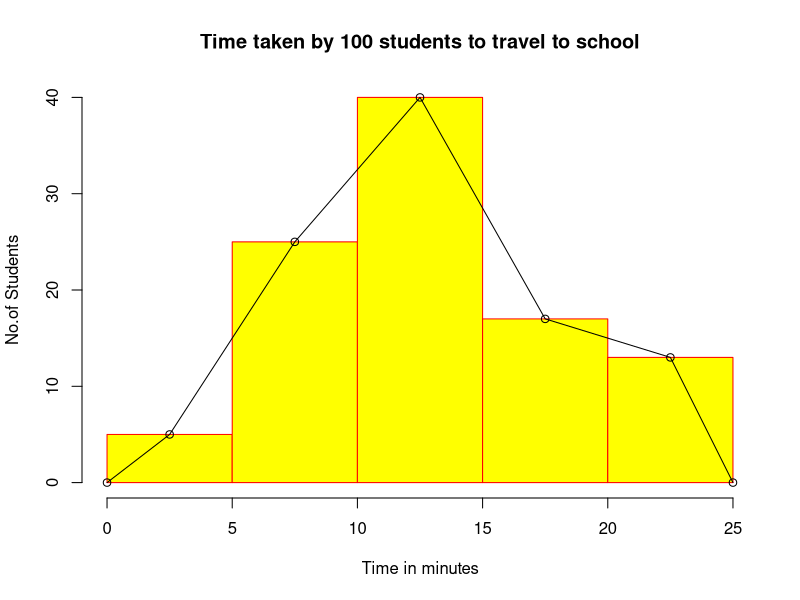
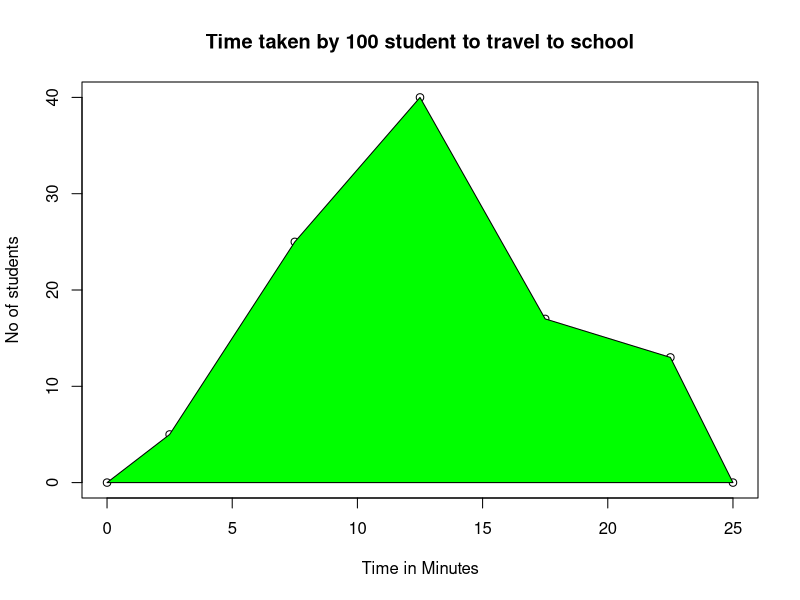

These charts were generated, in order, by the following R code:
cat("\014")
set.seed(1)

x<-c((runif(5,0,5)),(runif(25,5,10)),(runif(40,10,15)),(runif(17,15,20)),(runif(13,20,25)))
print(x)
res<-hist(x,
          main="Time taken by 100 students to travel to school",
          xlab="Time in minutes",
          ylab="No.of Students",
          col="yellow",
          border="red")

print(res)
x.axis=c(min(res$breaks),res$mids,max(res$breaks))
y.axis=c(0,res$counts,0)
lines(x.axis,y.axis,type='o')

plot(x.axis,
     y.axis,
     main="Time taken by 100 student to travel to school",
     xlab="Time in Minutes",
     ylab="No of students")
polygon(x.axis,y.axis,col="green")
